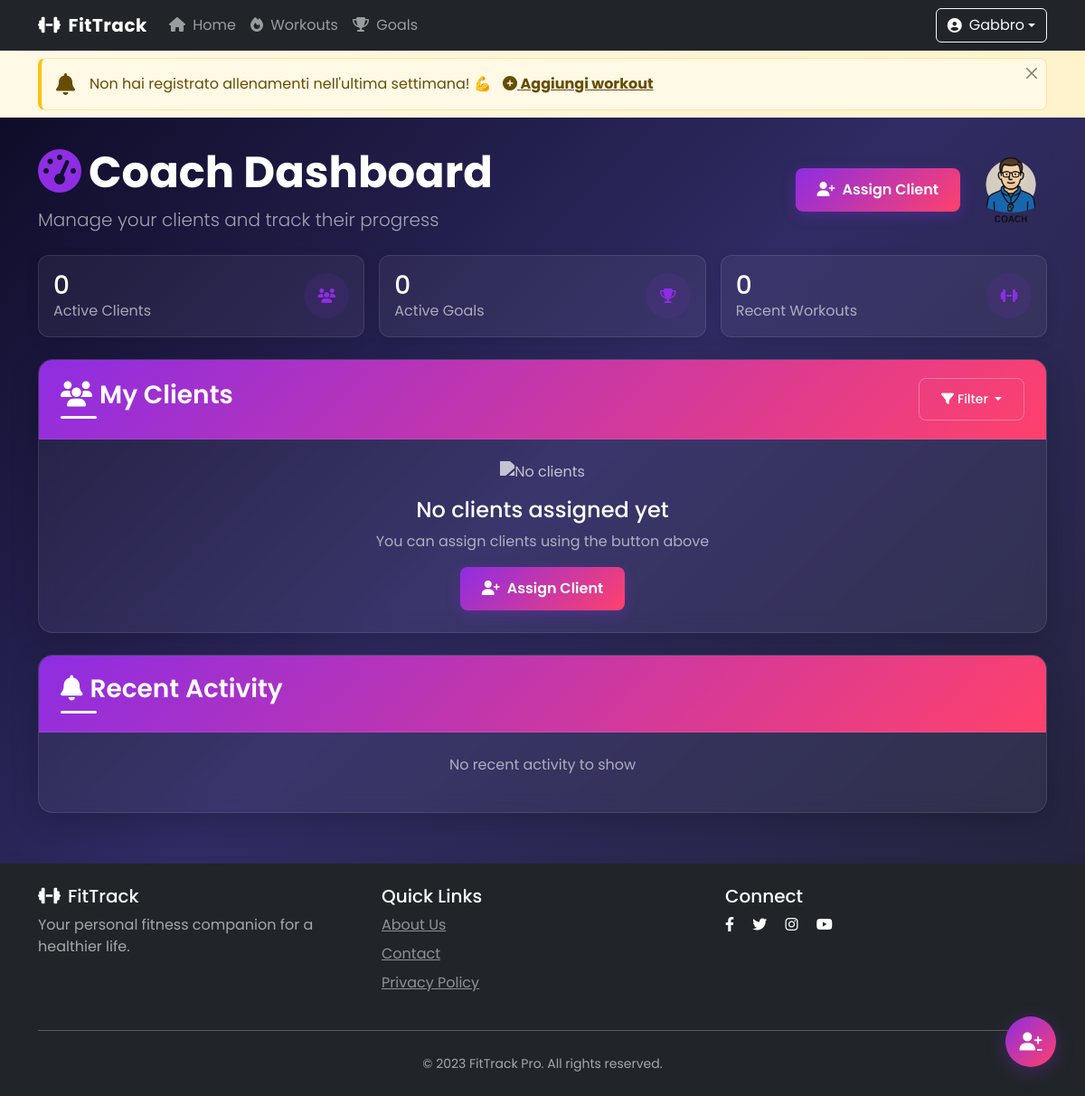
The page /accounts/coach/dashboard/ (signed in) on the database its author committed.
### users/models.py (models this page shows, shortened)
class CustomUser(AbstractUser):
    ROLE_CHOICES = (
        ('standard', 'Standard User'),
        ('coach', 'Coach'),
    )
    role = models.CharField(max_length=10, choices=ROLE_CHOICES, default='standard')
    description = models.TextField(blank=True, default='')
    age = models.PositiveIntegerField(default=30)
    registration_date = models.DateTimeField(auto_now_add=True)
    last_updated = models.DateTimeField(auto_now=True)
    class Meta:
        verbose_name = 'Utente'
        verbose_name_plural = 'Utenti'
        ordering = ['-date_joined']
    @property
    def is_coach(self):
        return self.role == 'coach'

### reminders/models.py (models this page shows, shortened)
class WorkoutReminder(models.Model):
    user = models.OneToOneField(User, on_delete=models.CASCADE)
    last_checked = models.DateTimeField(auto_now_add=True)
    show_reminder = models.BooleanField(default=False)
    reminder_message = models.TextField(blank=True)

### users/views.py (the view)
# urls.py: path('coach/dashboard/', CoachDashboardView.as_view(), name='coach_dashboard'),
class CoachDashboardView(ListView):
    template_name = 'users/coach/coach_dashboard.html'
    context_object_name = 'active_assignments'
    @method_decorator(login_required)
    def dispatch(self, *args, **kwargs):
        return super().dispatch(*args, **kwargs)
    def get_queryset(self):
        return ClientAssignment.objects.filter(
            coach=self.request.user,
            is_active=True
        ).select_related('client')
    def get_context_data(self, **kwargs):
        context = super().get_context_data(**kwargs)
        assignments = self.get_queryset()
        client_ids = [a.client_id for a in assignments]
        context['active_goals'] = Goal.objects.filter(
            user_id__in=client_ids,
            is_completed=False
        ).count()
        context['recent_workouts'] = Workout.objects.filter(
            user_id__in=client_ids
        ).count()
        return context

### templates/users/coach/coach_dashboard.html (shortened to what this page needs)
{% extends "base.html" %}
{% load static %}
{% block content %}
<div class="coach-dashboard">
    <div class="container">
        <div class="d-flex justify-content-between align-items-center mb-4 animate-fade-in">
            <div>
                <h1 class="display-5 fw-bold mb-2 text-dark">
                    <i class="fas fa-tachometer-alt me-2" style="color: #8E2DE2;"></i>Coach Dashboard
                </h1>
                <p class="lead mb-0 text-muted">Manage your clients and track their progress</p>
            </div>
            <div class="d-flex align-items-center gap-3">
                <a href="{% url 'assign_client' %}" class="btn btn-modern">
                    <i class="fas fa-user-plus me-2"></i>Assign Client
                </a>
                <img src="{% static 'images/coach-icon-purple.png' %}" alt="Coach" class="img-fluid" style="max-height: 80px;">
            </div>
        </div>
        <div class="row mb-4 g-3 animate-fade-in" style="animation-delay: 0.1s;">
            <div class="col-md-4">
                <div class="stats-card p-3 h-100">
                    <div class="d-flex justify-content-between align-items-center">
                        <div>
                            <h3 class="mb-0 text-white">{{ active_assignments.count }}</h3>
                            <p class="mb-0 text-muted">Active Clients</p>
                        </div>
                        <div class="icon-circle">
                            <i class="fas fa-users"></i>
                        </div>
                    </div>
                </div>
            </div>
            <div class="col-md-4">
                <div class="stats-card p-3 h-100">
                    <div class="d-flex justify-content-between align-items-center">
                        <div>
                            <h3 class="mb-0 text-white">{{ active_goals|default:"0" }}</h3>
                            <p class="mb-0 text-muted">Active Goals</p>
                        </div>
                        <div class="icon-circle">
                            <i class="fas fa-trophy"></i>
                        </div>
                    </div>
                </div>
            </div>
            <div class="col-md-4">
                <div class="stats-card p-3 h-100">
                    <div class="d-flex justify-content-between align-items-center">
                        <div>
                            <h3 class="mb-0 text-white">{{ recent_workouts|default:"0" }}</h3>
                            <p class="mb-0 text-muted">Recent Workouts</p>
                        </div>
                        <div class="icon-circle">
                            <i class="fas fa-dumbbell"></i>
                        </div>
                    </div>
                </div>
            </div>
        </div>
        <div class="dashboard-card mb-4 animate-fade-in" style="animation-delay: 0.2s;">
            <div class="card-header card-gradient-header">
                <div class="d-flex justify-content-between align-items-center">
                    <h3 class="section-title mb-0 text-white">
                        <i class="fas fa-users me-2"></i>My Clients
                    </h3>
                    <div class="dropdown">
                        <button class="btn btn-sm btn-outline-modern dropdown-toggle" type="button" id="filterDropdown" data-bs-toggle="dropdown">
                            <i class="fas fa-filter me-1"></i>Filter
                        </button>
                    </div>
                </div>
            </div>
            <div class="card-body">
                {% if active_assignments %}
                    <div class="row g-3">
                        {% for assignment in active_assignments %}
                            {% with client=assignment.client %}
                            <div class="col-lg-6">
                                <div class="client-card p-3 h-100">
                                    <div class="d-flex align-items-center mb-3">
                                        <img src="{% if client.profile_image %}{{ client.profile_image.url }}{% else %}{% static 'images/default-avatar.png' %}{% endif %}"
                                             alt="{{ client.username }}"
                                             class="client-avatar me-3">
                                        <div>
                                            <h4 class="mb-0 text-white">{{ client.username }}</h4>
                                            <p class="text-muted mb-0">{{ client.age }} years</p>
                                        </div>
                                    </div>
                                    <div class="mb-3">
                                        <p class="mb-2 text-muted"><strong>Assigned since:</strong> {{ assignment.date_assigned|date:"M d, Y" }}</p>
                                        <div class="progress progress-thin mb-2">
                                            <div class="progress-bar" style="width: {{ client.goal_progress|default:'0' }}%"></div>
                                        </div>
                                        <div class="d-flex justify-content-between">
                                            <small class="text-muted">Progress: {{ client.goal_progress|default:'0' }}%</small>
                                            <small class="text-muted">Last login: {{ client.last_login|date:"M d"|default:"Never" }}</small>
                                        </div>
                                    </div>
                                    <div class="d-flex justify-content-between">
                                        <a href="{% url 'client_detail' client.pk %}" class="btn btn-sm btn-outline-modern">
                                            <i class="fas fa-chart-line me-1"></i> View Stats
                                        </a>
                                        <div>
                                            <a href="#" class="btn btn-sm btn-outline-modern me-2">
                                                <i class="fas fa-comment me-1"></i> Message
                                            </a>
                                            <a href="{% url 'end_assignment' assignment.id %}" class="btn btn-sm btn-modern">
                                                <i class="fas fa-user-minus me-1"></i> Remove
                                            </a>
                                        </div>
                                    </div>
                                </div>
                            </div>
                            {% endwith %}
                        {% endfor %}
                    </div>
                {% else %}
                    <div class="text-center py-4">
                        <img src="{% static 'images/no-clients.svg' %}" alt="No clients" class="img-fluid mb-3" style="max-height: 180px; filter: brightness(0) invert(1); opacity: 0.7;">
                        <h4 class="text-white">No clients assigned yet</h4>
                        <p class="text-muted mb-3">You can assign clients using the button above</p>
                        <a href="{% url 'assign_client' %}" class="btn btn-modern">
                            <i class="fas fa-user-plus me-2"></i>Assign Client
                        </a>
                    </div>
                {% endif %}
            </div>
        </div>
        <div class="dashboard-card mb-4 animate-fade-in" style="animation-delay: 0.3s;">
            <div class="card-header card-gradient-header">
                <h3 class="section-title mb-0 text-white">
                    <i class="fas fa-bell me-2"></i>Recent Activity
                </h3>
            </div>
            <div class="card-body p-0">
                <div class="list-group list-group-flush">
                    {% if recent_activities %}
                        {% for activity in recent_activities %}
                            <div class="list-group-item activity-item p-3 border-0">
                                <div class="d-flex align-items-center">
                                    <div class="flex-shrink-0">
                                        <i class="fas fa-{{ activity.icon }} me-2" style="color: #8E2DE2;"></i>
                                    </div>
                                    <div class="flex-grow-1">
                                        <h6 class="mb-1 text-white">{{ activity.message }}</h6>
                                        <small class="text-muted">{{ activity.timestamp|timesince }} ago</small>
                                    </div>
                                </div>
                            </div>
                        {% endfor %}
                    {% else %}
                        <div class="text-center py-4">
                            <p class="text-muted">No recent activity to show</p>
                        </div>
                    {% endif %}
                </div>
            </div>
        </div>
    </div>
    <a href="{% url 'assign_client' %}" class="floating-btn" title="Assign New Client">
        <i class="fas fa-user-plus"></i>
    </a>
</div>
{% endblock %}

### templates/base.html (shortened to what this page needs)
<!DOCTYPE html>
<html lang="en">
<head>
    <link href="https://cdn.jsdelivr.net/npm/bootstrap@5.3.0/dist/css/bootstrap.min.css" rel="stylesheet">
    <link rel="stylesheet" href="https://cdnjs.cloudflare.com/ajax/libs/font-awesome/6.4.0/css/all.min.css">
</head>
<body>
<nav class="navbar navbar-expand-lg navbar-dark bg-dark">
    <div class="container">
        <a class="navbar-brand fw-bold" href="{% url 'home' %}">
            <i class="fas fa-dumbbell me-2"></i>FitTrack
        </a>
        <div class="collapse navbar-collapse" id="navbarNav">
            <ul class="navbar-nav me-auto">
                <li class="nav-item">
                    <a class="nav-link {% if request.path == '/' %}active{% endif %}" href="{% url 'home' %}"><i class="fas fa-home me-1"></i> Home</a>
                </li>
                <li class="nav-item">
                    <a class="nav-link {% if 'workout' in request.path %}active{% endif %}" href="{% url 'workout_list' %}"><i class="fas fa-fire me-1"></i> Workouts</a>
                </li>
                <li class="nav-item">
                    <a class="nav-link {% if 'goal' in request.path %}active{% endif %}" href="{% url 'goal_list' %}"><i class="fas fa-trophy me-1"></i> Goals</a>
                </li>
            </ul>
            {% if user.is_authenticated %}
                <div class="dropdown">
                    <button class="btn btn-outline-light dropdown-toggle d-flex align-items-center" type="button" id="userDropdown" data-bs-toggle="dropdown">
                        <i class="fas fa-user-circle me-2"></i>
                        <span class="d-none d-sm-inline">{{ user.username }}</span>
                    </button>
                </div>
            {% endif %}
        </div>
    </div>
</nav>
{% if user.is_authenticated and request.workout_reminder.show_reminder %}
    <div class="reminder-container animate-fadein">
        <div class="container-fluid py-2">
            <div class="container">
                <div class="alert alert-warning alert-dismissible fade show mb-0 d-flex align-items-center" role="alert" id="workout-reminder">
                    <i class="fas fa-bell me-3 fs-4"></i>
                    <div>
                        {{ request.workout_reminder.reminder_message }}
                        <a href="{% url 'workout_list' %}" class="alert-link fw-bold ms-2">
                            <i class="fas fa-plus-circle"></i> Aggiungi workout
                        </a>
                    </div>
                    <button type="button" class="btn-close ms-auto"
                            onclick="dismissReminder()"
                            aria-label="Close"></button>
                </div>
            </div>
        </div>
    </div>
{% endif %}
<main class="flex-grow-1">
    {% block content %}{% endblock %}
</main>
<footer class="bg-dark text-white py-4">
    <div class="container">
        <div class="row">
            <div class="col-md-4 mb-4 mb-md-0">
                <h5 class="d-flex align-items-center">
                    <i class="fas fa-dumbbell me-2"></i>FitTrack
                </h5>
                <p class="text-muted">Your personal fitness companion for a healthier life.</p>
            </div>
            <div class="col-md-4 mb-4 mb-md-0">
                <h5>Quick Links</h5>
                <ul class="list-unstyled">
                    <li class="mb-2"><a href="#" class="text-white-50 hover-white">About Us</a></li>
                    <li class="mb-2"><a href="#" class="text-white-50 hover-white">Contact</a></li>
                    <li><a href="#" class="text-white-50 hover-white">Privacy Policy</a></li>
                </ul>
            </div>
            <div class="col-md-4">
                <h5>Connect</h5>
                <div class="social-icons">
                    <a href="#" class="text-white me-3"><i class="fab fa-facebook-f"></i></a>
                    <a href="#" class="text-white me-3"><i class="fab fa-twitter"></i></a>
                    <a href="#" class="text-white me-3"><i class="fab fa-instagram"></i></a>
                    <a href="#" class="text-white"><i class="fab fa-youtube"></i></a>
                </div>
            </div>
        </div>
        <hr class="my-4 bg-secondary">
        <div class="text-center text-muted">
            <small>&copy; 2023 FitTrack Pro. All rights reserved.</small>
        </div>
    </div>
</footer>
</body>
</html>

### rows shown on the page
CustomUser: username "Gabbro"
WorkoutReminder: workout_reminder.reminder_message "Non hai registrato allenamenti nell'ultima settimana! 💪"

### other values the page prints
{{ active_assignments.count }} "0"
{{ active_goals|default:"0" }} "0"
{{ recent_workouts|default:"0" }} "0"
